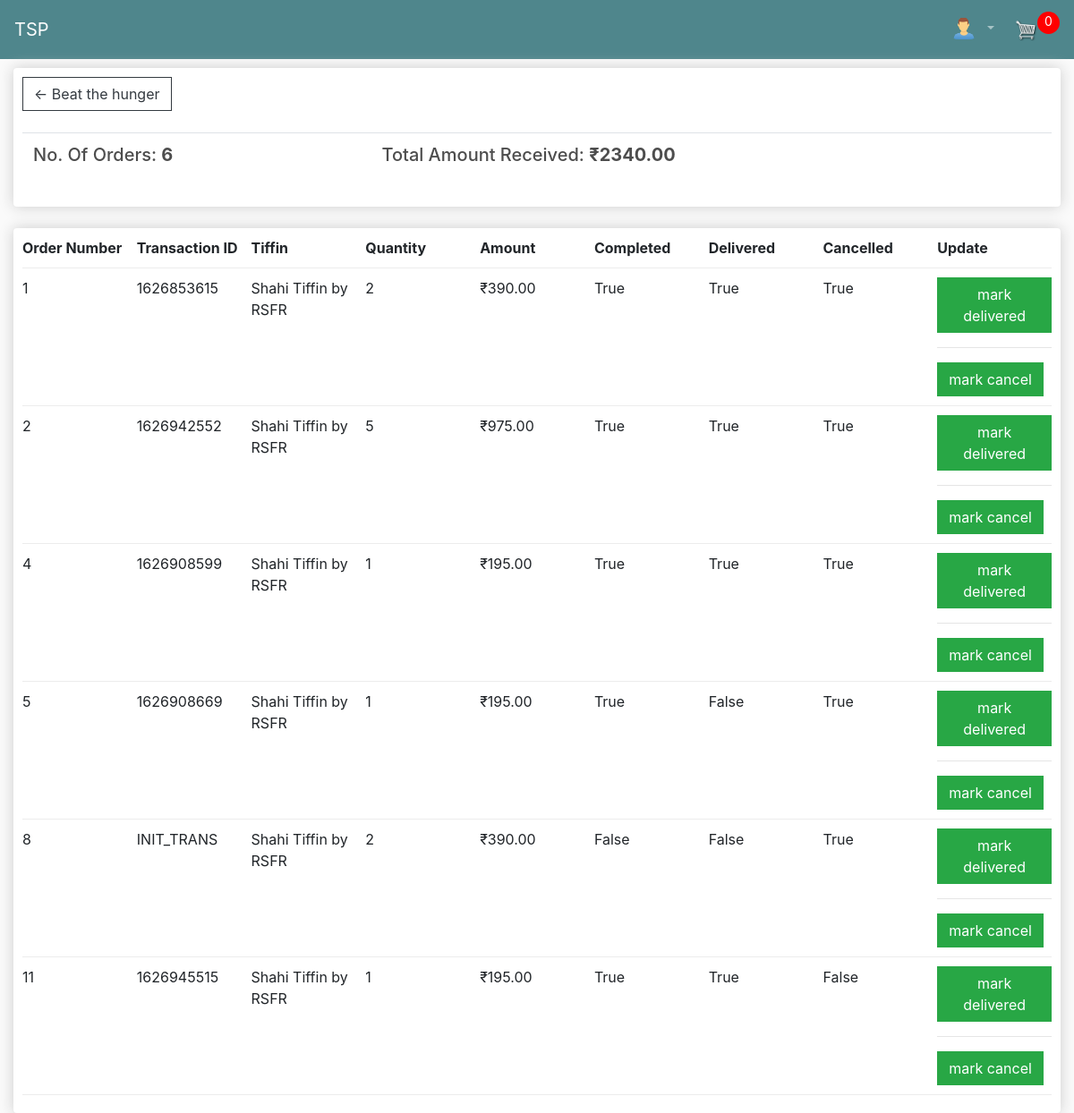
The app's page /vendor/dashboard/1/ (signed in) with its own data.
### TiffinServicePool/models.py (models this page shows, shortened)
class OrderItem(models.Model):
    tiffin = models.ForeignKey(Tiffin, on_delete=models.SET_NULL, blank=True, null = True)
    order = models.ForeignKey(Order, on_delete=models.SET_NULL, blank=True, null=True)
    quantity = models.IntegerField(default=0, null=True, blank=True)
    date_added = models.DateTimeField(auto_now_add=True)
    @property
    def get_total(self):
        total = self.tiffin.price * self.quantity
        return total

class Order(models.Model):
    customer = models.ForeignKey(Customer, on_delete=models.SET_NULL, blank=True, null=True)
    date_orderd = models.DateTimeField(auto_now_add=True)
    complete = models.BooleanField(default=False, null=True, blank=False)
    delivery = models.BooleanField(default=False, null=True, blank=False)
    canceled = models.BooleanField(default=False, null=True, blank=False)
    transaction_id = models.CharField(default="INIT_TRANS",max_length=200, null=True)
    address = models.ForeignKey(ShippingAddress, on_delete=models.SET_NULL, blank=True, null=True)
    @property
    def get_cart_items(self):
        orderitems = self.orderitem_set.all()
        total = sum([item.quantity for item in orderitems])
        return total

class Tiffin(models.Model):
    vendor = models.ForeignKey(Vendor, on_delete=models.SET_NULL, null=True, blank=True)
    name = models.CharField(max_length=200, null=True)
    price = models.DecimalField(max_digits=7, decimal_places=2)
    photo1 = models.ImageField(null=True, blank=True)
    photo2 = models.ImageField(null=True, blank=True)
    photo3 = models.ImageField(null=True, blank=True)
    tiffinType = models.CharField(
        max_length=10,
        choices=TiffinType,
        default='3'
    )
    description = models.CharField(max_length=500, null=True, blank=True)
    veg = models.BooleanField(default=True, null=True, blank=False)
    available = models.BooleanField(default=True, null=True, blank=False)

### vendor/views.py (the view)
# urls.py: path('dashboard/<int:vid>/',views.dashboard, name="TiffinServicePool"),
def dashboard(request, vid):
    total_amt_spent = 0
    no_of_orders = 0
    data = cartData(request)
    cart_items = data['cart_items']
    orders = []
    if request.user.is_authenticated:
        vendor = Vendor.objects.get(id=vid)
        if vendor.email == request.user.email:
            orders = []
            orderitems = OrderItem.objects.all()
            for orderitem in orderitems:
                if orderitem.tiffin.vendor == vendor and orderitem.order.transaction_id is not None:
                    orders.append(orderitem)
                    total_amt_spent += orderitem.get_total
                    no_of_orders += 1
        else:
            print("Not a vendor")
    else:
        orders = []
    context = {'orders': orders,
               'cart_items':cart_items,
               'total_amt_spent': total_amt_spent,
               'no_of_orders': no_of_orders,
                'vid':vid
    }
    return render(request, "vendor/dashboard.html", context)

### TiffinServicePool/utils.py (called while the page is built)
def cartData(request):
    if request.user.is_authenticated:
        customer = request.user.customer
        order, created = Order.objects.get_or_create(customer=customer, complete=False)
        items = order.orderitem_set.all()
        cart_items = order.get_cart_items
    else:
        CookieData = CookieCart(request)
        items = CookieData['items']
        order = CookieData['order']
        cart_items = CookieData['cart_items']
    return {'items':items, 'order':order, 'cart_items':cart_items}

### templates/vendor/dashboard.html
{% extends 'TiffinServicePool/main.html' %}
{% load static %}
{% block content %}
        <div class="row">
                <div class="col-lg-12">
                        <div class="box-element">
                                <a class="btn btn-outline-dark" href="{% url 'TiffinServicePool' %}">&#x2190; Beat the hunger</a>
                                <br>
                                <br>
                                <table class="table">
                                                <tr>
                                                        <th><h5>No. Of Orders: <strong>{{no_of_orders}}</strong></h5></th>
                                                        <th><h5>Total Amount Received: <strong>₹{{total_amt_spent | floatformat:2}}</strong></h5></th>
                                                </tr>
                                </table>
                        </div>
                        <br>
                        <div class="box-element">
                                <div class="cart-row">
                                        <div style="flex:1"><strong>Order Number</strong></div>
                                        <div style="flex:1"><strong>Transaction ID</strong></div>
                                        <div style="flex:1"><strong>Tiffin</strong></div>
                                        <div style="flex:1"><strong>Quantity</strong></div>
                                        <div style="flex:1"><strong>Amount</strong></div>
                                        <div style="flex:1"><strong>Completed</strong></div>
                                        <div style="flex:1"><strong>Delivered</strong></div>
                                        <div style="flex:1"><strong>Cancelled</strong></div>
                                        <div style="flex:1"><strong>Update</strong></div>
                                </div>
                                {% for order in orders %}
                                <div class="cart-row">
                                        <div style="flex:1">{{order.order.id}}</div>
                                        <div style="flex:1">{{order.order.transaction_id}}</div>
                                        <div style="flex:1">{{order.tiffin.name}}</div>
                                        <div style="flex:1">{{order.quantity}}</div>
                                        <div style="flex:1">₹{{order.get_total| floatformat:2}}</div>
                                        <div style="flex:1">{{order.order.complete}}</div>
                                        <div style="flex:1">{{order.order.delivery}}</div>
                                        <div style="flex:1">{{order.order.canceled}}</div>
                                        <div style="flex:1"><a href="/vendor/deliver_order/{{order.order.id}}/{{vid}}" class="btn btn-success">mark delivered</a>
                                                        <hr><a href="/vendor/cancel_order/{{order.order.id}}/{{vid}}" class="btn btn-success">mark cancel</a>
                                        </div>
                                </div>
                                {% endfor %}
                        </div>
                </div>
        </div>
{% endblock content %}

### static/css/main.css (style rules this page uses)
body { background-color: hsl(0, 0%, 98%); }
h1,h2,h3,h4,h5,h6 { color:hsl(0, 0%, 30%); }
.box-element { box-shadow:hsl(0, 0%, 80%) 0 0 16px; background-color: #fff; border-radius: 4px; padding: 10px; }
.col-lg-4, .col-lg-6, .col-lg-8, .col-lg-12 { margin-top: 10px; }
.btn { border-radius: 0; }
.cart-row { display: flex; align-items: flex-stretch; padding-bottom: 10px; margin-bottom: 10px; border-bottom: 1px solid #ececec; }

### records on screen
OrderItem: order.id "1", order.transaction_id "1626853615", tiffin.name "Shahi Tiffin by RSFR", quantity "2", get_total "390.00", order.complete "True", order.delivery "True", order.canceled "True"
OrderItem: order.id "2", order.transaction_id "1626942552", tiffin.name "Shahi Tiffin by RSFR", quantity "5", get_total "975.00", order.complete "True", order.delivery "True", order.canceled "True"
OrderItem: order.id "4", order.transaction_id "1626908599", tiffin.name "Shahi Tiffin by RSFR", quantity "1", get_total "195.00", order.complete "True", order.delivery "True", order.canceled "True"
OrderItem: order.id "5", order.transaction_id "1626908669", tiffin.name "Shahi Tiffin by RSFR", quantity "1", get_total "195.00", order.complete "True", order.delivery "False", order.canceled "True"
OrderItem: order.id "8", order.transaction_id "INIT_TRANS", tiffin.name "Shahi Tiffin by RSFR", quantity "2", get_total "390.00", order.complete "False", order.delivery "False", order.canceled "True"
OrderItem: order.id "11", order.transaction_id "1626945515", tiffin.name "Shahi Tiffin by RSFR", quantity "1", get_total "195.00", order.complete "True", order.delivery "True", order.canceled "False"

### other values on screen
{{ cart_items }} "0"
{{ no_of_orders }} "6"
{{ total_amt_spent | floatformat:2 }} "2340.00"
